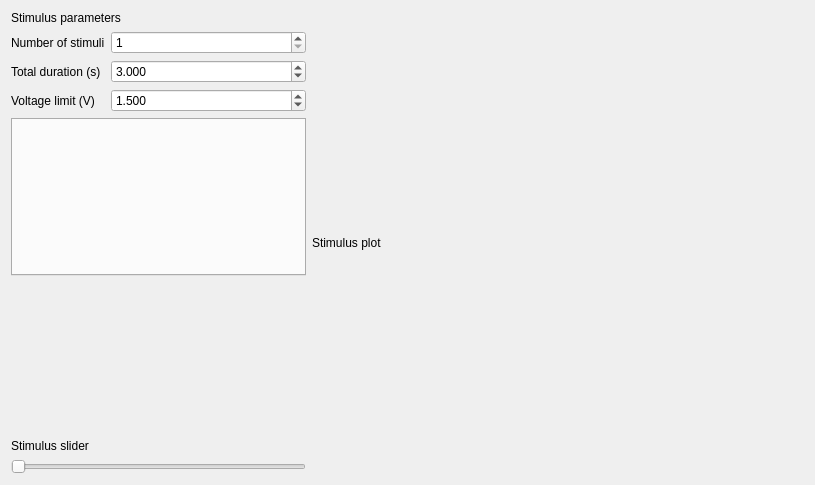
<?xml version="1.0" encoding="UTF-8"?>
<ui version="4.0">
 <class>StimulusWindow</class>
 <widget class="QDialog" name="StimulusWindow">
  <property name="geometry">
   <rect>
    <x>0</x>
    <y>0</y>
    <width>815</width>
    <height>485</height>
   </rect>
  </property>
  <property name="windowTitle">
   <string>Stimulus Editor</string>
  </property>
  <layout class="QHBoxLayout" name="horizontalLayout" stretch="3,5">
   <item>
    <layout class="QVBoxLayout" name="leftLayout">
     <item>
      <widget class="QLabel" name="label_2">
       <property name="text">
        <string>Stimulus parameters</string>
       </property>
      </widget>
     </item>
     <item>
      <layout class="QFormLayout" name="formLayout">
       <item row="0" column="0">
        <widget class="QLabel" name="nLabel">
         <property name="text">
          <string>Number of stimuli</string>
         </property>
        </widget>
       </item>
       <item row="0" column="1">
        <widget class="QSpinBox" name="nSpinBox">
         <property name="minimum">
          <number>1</number>
         </property>
         <property name="value">
          <number>1</number>
         </property>
        </widget>
       </item>
       <item row="1" column="0">
        <widget class="QLabel" name="durLabel">
         <property name="text">
          <string>Total duration (s)</string>
         </property>
        </widget>
       </item>
       <item row="1" column="1">
        <widget class="QDoubleSpinBox" name="durSpinBox">
         <property name="decimals">
          <number>3</number>
         </property>
         <property name="minimum">
          <double>0.000000000000000</double>
         </property>
         <property name="maximum">
          <double>1000000.000000000000000</double>
         </property>
         <property name="value">
          <double>3.000000000000000</double>
         </property>
        </widget>
       </item>
       <item row="2" column="0">
        <widget class="QLabel" name="limitLabel">
         <property name="text">
          <string>Voltage limit (V)</string>
         </property>
        </widget>
       </item>
       <item row="2" column="1">
        <widget class="QDoubleSpinBox" name="limitSpinBox">
         <property name="decimals">
          <number>3</number>
         </property>
         <property name="minimum">
          <double>0.000000000000000</double>
         </property>
         <property name="maximum">
          <double>1000000.000000000000000</double>
         </property>
         <property name="value">
          <double>1.500000000000000</double>
         </property>
        </widget>
       </item>
      </layout>
     </item>
     <item>
      <widget class="QTabWidget" name="segmentTabWidget">
       <property name="minimumSize">
        <size>
         <width>0</width>
         <height>100</height>
        </size>
       </property>
       <property name="autoFillBackground">
        <bool>false</bool>
       </property>
       <property name="currentIndex">
        <number>-1</number>
       </property>
      </widget>
     </item>
     <item>
      <spacer name="verticalSpacer">
       <property name="orientation">
        <enum>Qt::Orientation::Vertical</enum>
       </property>
       <property name="sizeHint" stdset="0">
        <size>
         <width>20</width>
         <height>40</height>
        </size>
       </property>
      </spacer>
     </item>
     <item>
      <widget class="QLabel" name="label_3">
       <property name="text">
        <string>Stimulus slider</string>
       </property>
      </widget>
     </item>
     <item>
      <widget class="QSlider" name="stepSlider">
       <property name="orientation">
        <enum>Qt::Orientation::Horizontal</enum>
       </property>
      </widget>
     </item>
    </layout>
   </item>
   <item>
    <layout class="QVBoxLayout" name="rightLayout">
     <item>
      <widget class="QLabel" name="label">
       <property name="text">
        <string>Stimulus plot</string>
       </property>
      </widget>
     </item>
    </layout>
   </item>
  </layout>
 </widget>
 <resources/>
 <connections/>
</ui>
